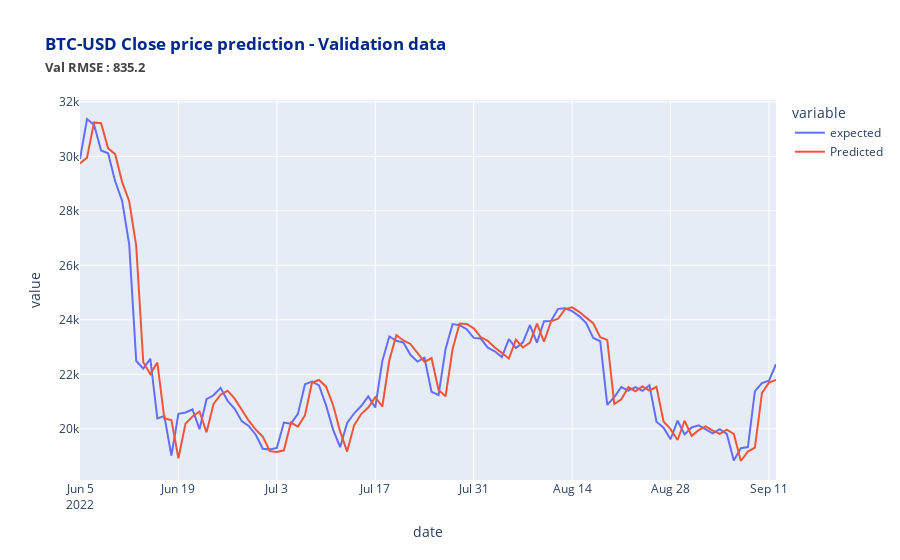

The code cell stored with this chart in its notebook:
### Markdown cell above
### Oil price as exogeneous variable

### Code cell
#with oil price as exogeneous variable

size = int(len(final_df2)-100)
bitcoin_train_test = final_df2[['close_btc_log','open_oil_log']]

# Divide into train and test
train_arima, test_arima = bitcoin_train_test[0:size], bitcoin_train_test[size:len(final_df2)]
history = [x for x in train_arima['close_btc_log']]

exog_variables_train = [x for x in train_arima['open_oil_log']]
exog_variables_test = test_arima['open_oil_log']
predictions = list()
originals = list()
error_list_mape = list()
error_list_mse = list()

print('Calculating MSE and MAPE...')
print('\n')

# We go over each value in the test set and then apply ARIMA model and calculate the predicted value. We have the expected value in the test set therefore we calculate the error between predicted and expected value 
for t in range(len(test_arima)):
    model = ARIMA(history, exog_variables_train, order=(2, 1, 2))
    model_fit = model.fit()

    output = model_fit.predict(start=len(history), end=len(final_df2)-1, exog=exog_variables_test)
    pred_value = output[0]
    
    original_value = test_arima['close_btc_log'][t]
    history.append(original_value)
    original_value_exog = test_arima['open_oil_log'][t]

    exog_variables_train.append(original_value_exog)
    exog_variables_test = test_arima['open_oil_log']
    exog_variables_test = exog_variables_test.iloc[t+1:]
    
    #back transform log
    pred_value = np.exp(pred_value)
    original_value = np.exp(original_value)

    # Calculating the error
    error_mape = ((abs(pred_value - original_value)) / original_value) * 100
    error_list_mape.append(error_mape)
    error_mse = (pred_value - original_value)**2
    error_list_mse.append(error_mse)


    #print('predicted = %f,   expected = %f,   mape = %f ' % (pred_value, original_value, error_mape), '%')
    #print('predicted = %f,   expected = %f,   mse = %f ' % (pred_value, original_value, error_mse))
    predictions.append(float(pred_value))
    originals.append(float(original_value))

# After iterating over whole test set the overall mean error is calculated.   
print('\n Mean MAPE in Predicting Test Case : %f ' % (sum(error_list_mape)/float(len(error_list_mape))), '%')
print('\n Mean RMSE in Predicting Test Case :' , (np.sqrt(sum(error_list_mse)/float(len(error_list_mse)))))

val_results = pd.DataFrame(originals,columns=['expected'])
val_results['Predicted'] = predictions
val_results.set_index(bitcoin_train_test[size:len(final_df2)].index,inplace=True)
val_results = (val_results)
rmse = np.sqrt(sum(error_list_mse)/float(len(error_list_mse)))
px.line(val_results, 
        title='<span style="color:#012888;font-weight:bold">BTC-USD Close price prediction - Validation data \
        <br><span style="font-size: 13px;color:#444444;">Val RMSE : {:.1f}</span>'.format(rmse))
